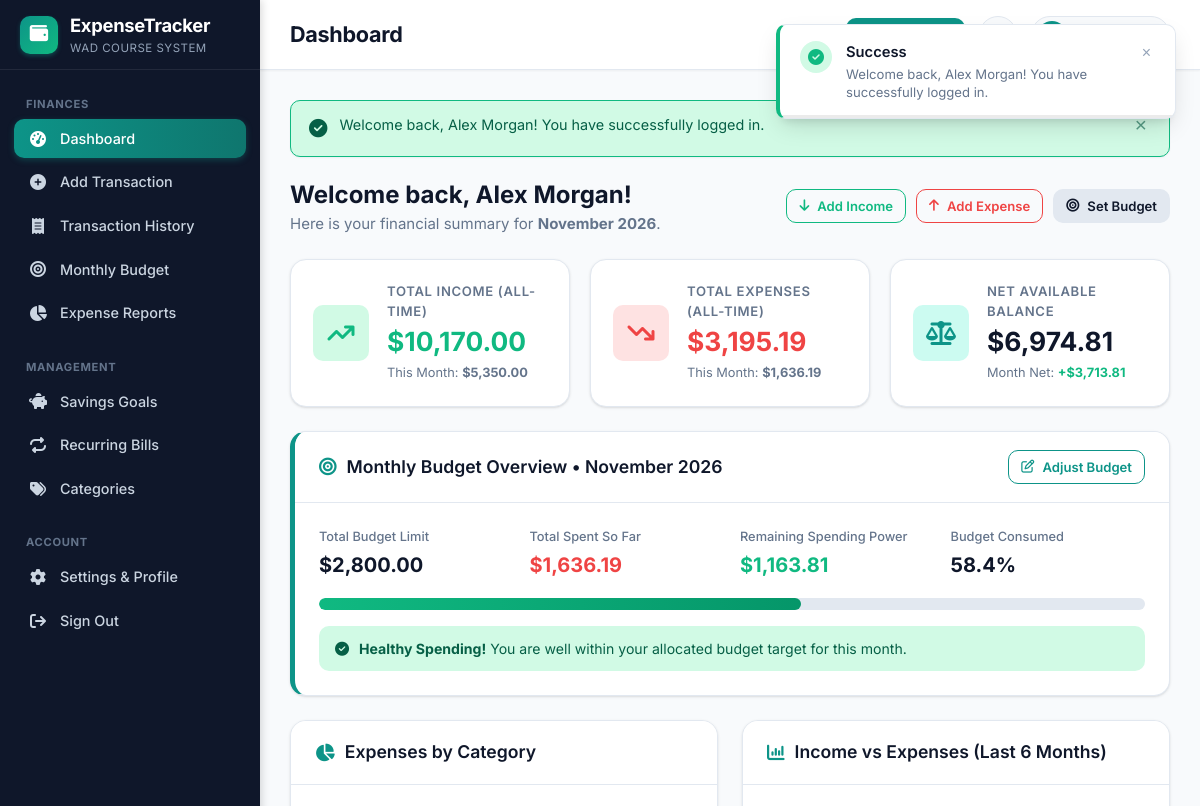
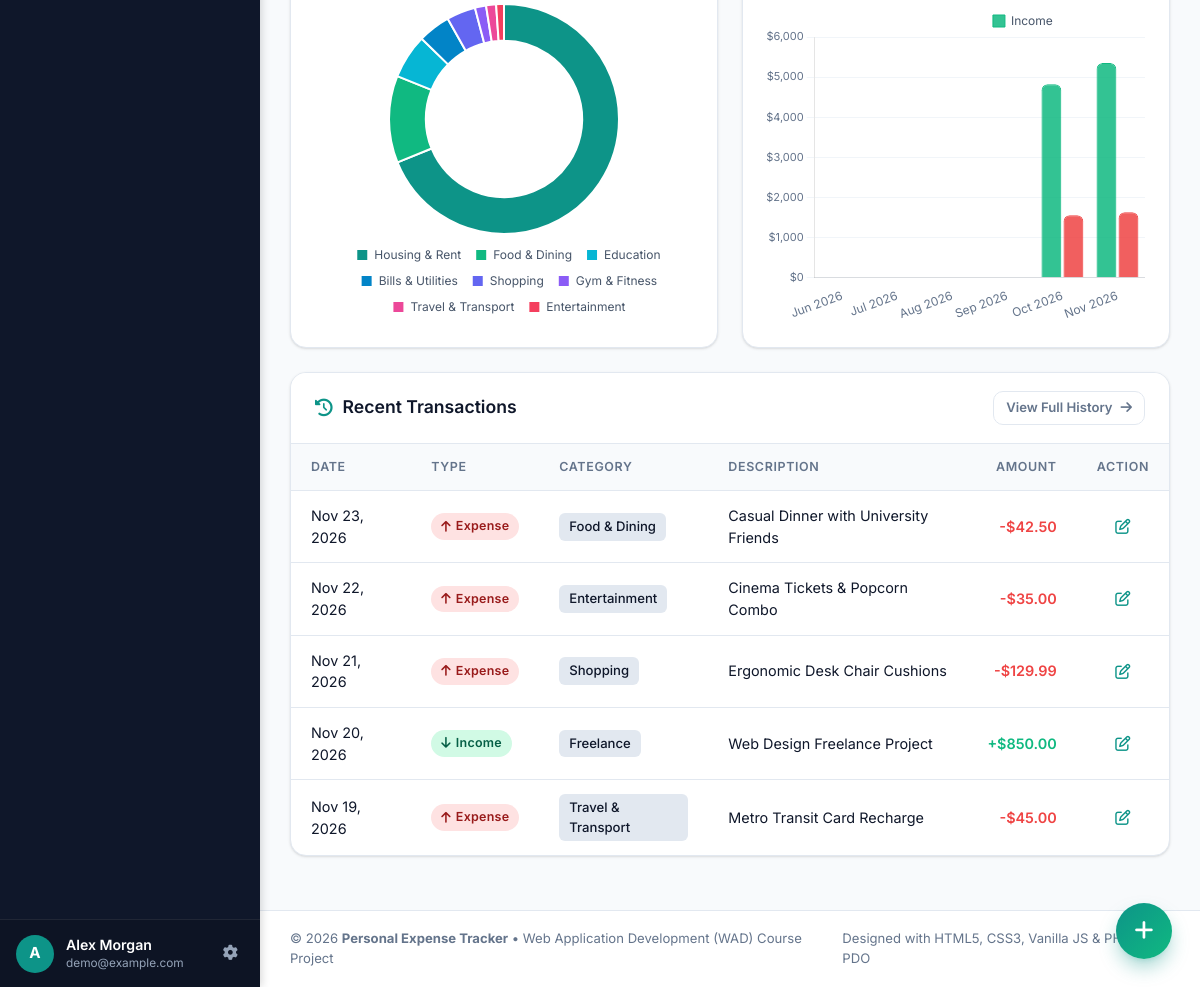
/pages/dashboard.php (signed in), run on the app's committed database (2 pictures, top to bottom).
### tables this page shows
CREATE TABLE `budgets` (
  `id` INT AUTO_INCREMENT PRIMARY KEY,
  `user_id` INT NOT NULL,
  `month` TINYINT NOT NULL COMMENT '1 to 12',
  `year` SMALLINT NOT NULL COMMENT 'e.g. 2026',
  `amount` DECIMAL(10,2) NOT NULL,
  `created_at` TIMESTAMP DEFAULT CURRENT_TIMESTAMP,
  UNIQUE KEY `unique_user_month_year` (`user_id`, `month`, `year`),
  CONSTRAINT `fk_budgets_user` FOREIGN KEY (`user_id`) 
    REFERENCES `users` (`id`) ON DELETE CASCADE
);

CREATE TABLE `transactions` (
  `id` INT AUTO_INCREMENT PRIMARY KEY,
  `user_id` INT NOT NULL,
  `category_id` INT NOT NULL,
  `type` ENUM('income', 'expense') NOT NULL,
  `amount` DECIMAL(10,2) NOT NULL,
  `description` VARCHAR(255) NULL,
  `transaction_date` DATE NOT NULL,
  `created_at` TIMESTAMP DEFAULT CURRENT_TIMESTAMP,
  CONSTRAINT `fk_transactions_user` FOREIGN KEY (`user_id`) 
    REFERENCES `users` (`id`) ON DELETE CASCADE,
  CONSTRAINT `fk_transactions_category` FOREIGN KEY (`category_id`) 
    REFERENCES `categories` (`id`) ON DELETE CASCADE
);

CREATE TABLE `categories` (
  `id` INT AUTO_INCREMENT PRIMARY KEY,
  `user_id` INT NULL DEFAULT NULL,
  `name` VARCHAR(60) NOT NULL,
  `type` ENUM('income', 'expense') NOT NULL,
  `created_at` TIMESTAMP DEFAULT CURRENT_TIMESTAMP,
  CONSTRAINT `fk_categories_user` FOREIGN KEY (`user_id`) 
    REFERENCES `users` (`id`) ON DELETE CASCADE
);

### pages/dashboard.php (the view, shortened to what the rows shown need)
<?php
require_once __DIR__ . '/../includes/auth_check.php';
$userId = get_user_id();
$currentMonth = (int)date('n');
$currentYear  = (int)date('Y');
$stmt = $pdo->prepare("
    SELECT
        COALESCE(SUM(CASE WHEN type = 'income' THEN amount ELSE 0 END), 0) AS month_income,
        COALESCE(SUM(CASE WHEN type = 'expense' THEN amount ELSE 0 END), 0) AS month_expense
    FROM transactions
    WHERE user_id = :user_id
      AND MONTH(transaction_date) = :m
      AND YEAR(transaction_date) = :y
");
$stmt->execute([
    ':user_id' => $userId,
    ':m'       => $currentMonth,
    ':y'       => $currentYear
]);
$monthTotals = $stmt->fetch();
$monthExpense = (float)$monthTotals['month_expense'];
$stmt = $pdo->prepare("
    SELECT amount
    FROM budgets
    WHERE user_id = :user_id AND month = :m AND year = :y
    LIMIT 1
");
$stmt->execute([
    ':user_id' => $userId,
    ':m'       => $currentMonth,
    ':y'       => $currentYear
]);
$budgetRecord = $stmt->fetch();
$budgetAmount = $budgetRecord ? (float)$budgetRecord['amount'] : 0.00;
$budgetUsedPercent = 0;
$budgetRemaining   = 0;
$budgetStatusClass = 'progress-success';
if ($budgetAmount > 0) {
    $budgetRemaining = $budgetAmount - $monthExpense;
    $budgetUsedPercent = round(($monthExpense / $budgetAmount) * 100, 1);
}
$stmt = $pdo->prepare("
    SELECT t.id, t.type, t.amount, t.description, t.transaction_date, c.name AS category_name
    FROM transactions t
    JOIN categories c ON t.category_id = c.id
    WHERE t.user_id = :user_id
    ORDER BY t.transaction_date DESC, t.id DESC
    LIMIT 5
");
$stmt->execute([':user_id' => $userId]);
$recentTransactions = $stmt->fetchAll();
$stmt = $pdo->prepare("
    SELECT c.name, COALESCE(SUM(t.amount), 0) AS total
    FROM transactions t
    JOIN categories c ON t.category_id = c.id
    WHERE t.user_id = :user_id
      AND t.type = 'expense'
    GROUP BY c.id, c.name
    HAVING total > 0
    ORDER BY total DESC
");
$stmt->execute([':user_id' => $userId]);
$categoryBreakdown = $stmt->fetchAll();
$catLabels = [];
$catValues = [];
foreach ($categoryBreakdown as $row) {
    $catLabels[] = $row['name'];
    $catValues[] = (float)$row['total'];
}
$monthsData = [];
for ($i = 5; $i >= 0; $i--) {
    $time = strtotime("-$i months");
    $key  = date('Y-m', $time);
    $lbl  = date('M Y', $time);
    $monthsData[$key] = [
        'label'   => $lbl,
        'income'  => 0.0,
        'expense' => 0.0
    ];
}
$startSixMonths = date('Y-m-01', strtotime('-5 months'));
$stmt = $pdo->prepare("
    SELECT
        DATE_FORMAT(transaction_date, '%Y-%m') AS ym,
        type,
        SUM(amount) AS total
    FROM transactions
    WHERE user_id = :user_id
      AND transaction_date >= :start_date
    GROUP BY ym, type
    ORDER BY ym ASC
");
$stmt->execute([
    ':user_id'    => $userId,
    ':start_date' => $startSixMonths
]);
$rawTrend = $stmt->fetchAll();
foreach ($rawTrend as $r) {
    if (isset($monthsData[$r['ym']])) {
        if ($r['type'] === 'income') {
            $monthsData[$r['ym']]['income'] = (float)$r['total'];
        } else {
            $monthsData[$r['ym']]['expense'] = (float)$r['total'];
        }
    }
}
$trendLabels   = array_column($monthsData, 'label');
$trendIncomes  = array_column($monthsData, 'income');
$trendExpenses = array_column($monthsData, 'expense');
include __DIR__ . '/../includes/header.php';
?>
<div class="dashboard-page">
    <div class="dashboard-welcome">
        <div>
            <h2>Welcome back, <?= e(get_user_name()) ?>!</h2>
        </div>
    </div>
    <div class="card budget-card">
        <div class="card-body">
            <?php if ($budgetAmount > 0): ?>
                <div class="budget-stat-row">
                    <div class="budget-stat-item">
                        <span class="label">Total Budget Limit</span>
                        <span class="val"><?= format_currency($budgetAmount) ?></span>
                    </div>
                    <div class="budget-stat-item">
                        <span class="label">Total Spent So Far</span>
                        <span class="val text-danger"><?= format_currency($monthExpense) ?></span>
                    </div>
                    <div class="budget-stat-item">
                        <span class="label">Remaining Spending Power</span>
                        <span class="val <?= ($budgetRemaining >= 0) ? 'text-success' : 'text-danger' ?>">
                            <?= format_currency($budgetRemaining) ?>
                        </span>
                    </div>
                    <div class="budget-stat-item">
                        <span class="label">Budget Consumed</span>
                        <span class="val"><?= e($budgetUsedPercent) ?>%</span>
                    </div>
                </div>
                <div class="progress-bar-container">
                    <div class="progress-bar-track">
                        <div class="progress-bar-fill <?= e($budgetStatusClass) ?>"
                             style="width: <?= min((float)$budgetUsedPercent, 100) ?>%;">
                        </div>
                    </div>
                </div>
                <?php if ($budgetUsedPercent >= 100): ?>
                    <div class="budget-alert alert-danger-soft">
                        <i class="fa-solid fa-circle-exclamation"></i>
                        <span>
                            <strong>Budget Limit Exceeded!</strong> You have spent <?= format_currency(abs($budgetRemaining)) ?> beyond your set monthly limit.
                        </span>
                    </div>
                <?php else: ?>
                    <div class="budget-alert alert-success-soft">
                        <i class="fa-solid fa-circle-check"></i>
                        <span>
                            <strong>Healthy Spending!</strong> You are well within your allocated budget target for this month.
                        </span>
                    </div>
                <?php endif; ?>
            <?php endif; ?>
        </div>
    </div>
    <div class="card recent-transactions-card">
        <div class="card-body p-0">
            <?php if (!empty($recentTransactions)): ?>
                <div class="table-responsive">
                    <table class="data-table">
                        <thead>
                            <tr>
                                <th>Date</th>
                                <th>Type</th>
                                <th>Category</th>
                                <th>Description</th>
                                <th class="text-right">Amount</th>
                                <th class="text-center">Action</th>
                            </tr>
                        </thead>
                        <tbody>
                            <?php foreach ($recentTransactions as $tx): ?>
                                <tr>
                                    <td><?= e(format_date($tx['transaction_date'])) ?></td>
                                    <td>
                                        <span class="badge badge-<?= ($tx['type'] === 'income') ? 'success' : 'danger' ?>">
                                            <i class="fa-solid fa-<?= ($tx['type'] === 'income') ? 'arrow-down' : 'arrow-up' ?>"></i>
                                            <?= ucfirst(e($tx['type'])) ?>
                                        </span>
                                    </td>
                                    <td>
                                        <span class="category-tag"><?= e($tx['category_name']) ?></span>
                                    </td>
                                    <td>
                                        <?= !empty($tx['description']) ? e($tx['description']) : '<em class="text-muted">No description</em>' ?>
                                    </td>
                                    <td class="text-right font-semibold <?= ($tx['type'] === 'income') ? 'text-success' : 'text-danger' ?>">
                                        <?= ($tx['type'] === 'income' ? '+' : '-') . format_currency($tx['amount']) ?>
                                    </td>
                                    <td class="text-center">
                                        <div class="action-btn-group">
                                            <a href="<?= e(app_url('pages/edit_transaction.php?id=' . $tx['id'])) ?>"
                                               class="btn-icon" title="Edit Record">
                                                <i class="fa-regular fa-pen-to-square"></i>
                                            </a>
                                        </div>
                                    </td>
                                </tr>
                            <?php endforeach; ?>
                        </tbody>
                    </table>
                </div>
            <?php endif; ?>
        </div>
    </div>
</div>
<script>
    window.chartData = {
        categories: {
            labels: <?= json_encode($catLabels) ?>,
            values: <?= json_encode($catValues) ?>
        },
        trends: {
            labels: <?= json_encode($trendLabels) ?>,
            incomes: <?= json_encode($trendIncomes) ?>,
            expenses: <?= json_encode($trendExpenses) ?>
        }
    };
</script>
<?php include __DIR__ . '/../includes/footer.php'; ?>

### data on the page
budgets: amount "$2,800.00"
transactions: transaction_date "Nov 23, 2026", type "Expense", category.name "Food & Dining", description "Casual Dinner with University Friends", amount "$42.50"
transactions: transaction_date "Nov 22, 2026", type "Expense", category.name "Entertainment", description "Cinema Tickets & Popcorn Combo", amount "$35.00"
transactions: transaction_date "Nov 21, 2026", type "Expense", category.name "Shopping", description "Ergonomic Desk Chair Cushions", amount "$129.99"
transactions: transaction_date "Nov 20, 2026", type "Income", category.name "Freelance", description "Web Design Freelance Project", amount "$850.00"
transactions: transaction_date "Nov 19, 2026", type "Expense", category.name "Travel & Transport", description "Metro Transit Card Recharge", amount "$45.00"

### other printed values
substr(e(get_user_name()), 0, 1) "A"
get_user_name() "Alex Morgan"
get_user_email() "demo@example.com"
$pageTitle "Dashboard"
$flash['message'] "Welcome back, Alex Morgan! You have successfully logged in."
format_currency($totalIncome) "$10,170.00"
format_currency($monthIncome) "$5,350.00"
format_currency($totalExpense) "$3,195.19"
format_currency($monthExpense) "$1,636.19"
format_currency($netBalance) "$6,974.81"
format_currency($monthSavings) "$3,713.81"
format_currency($budgetRemaining) "$1,163.81"
$budgetUsedPercent "58.4"
chart data {{ json_encode($catLabels) }} ["Housing & Rent","Food & Dining","Education","Bills & Utilities","Shopping","Gym & Fitness","Travel & Transport","Entertainment"]
chart data {{ json_encode($catValues) }} [2200,390.7,199,145.5,129.99,50,45,35]
